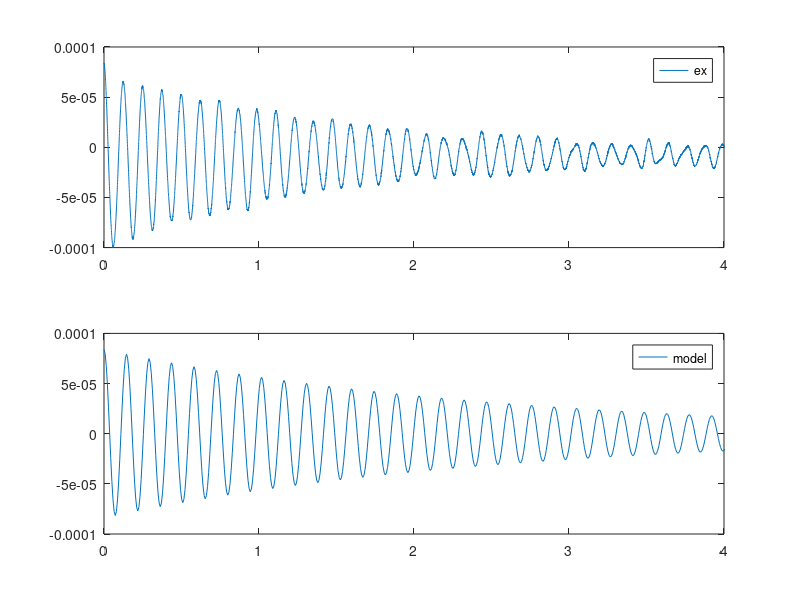

This figure's MATLAB source: (Note: this script raises an error after producing the figure.)
format 
clear
clc
close all
input=importdata('test2.txt');
avg = mean(input(:,2));
input(:,2) = (input(:,2)-avg)*1e-6;
st = min(find(input(:,2)<(8.39e-5)));
% input(:,1)=(input(:,1)-input(1,1))*400e-6;
tm = (0:1:length(input(st:end,1))-1)'.*400e-6;
ym = input(st:end,2);
% t0=find((input(1:end-1,1).*input(2:end,1))<0);
% t0=1;

k = 0.86*1272.8;
c = 1.8*0.2557; %1.8
m = 1.2180*0.48;
G = tf(1,[m c k]);


A = [0 1;-k/m -c/m];
B = [0 1/m]';
C = [1 0];
D = 0;
sys = ss(A,B,C,D);
[y t] = initial(sys,[8.39e-5 0]')


we = 2*pi*6.9
damp(G)
% Gd = c2d(G,400e-6);
% [y t] = impulse(In*Gd);


subplot(211); plot(tm,ym); legend('ex'); xlim([0 4])
subplot(212); plot(t, y); legend('model'); xlim([0 4])

sysd = c2d(sys,400e-6);
Q = diag([22000 0.001]);
R = 0.001;
lqr(A,B,Q,R)
lqrd(A,B,Q,R,400e-6)
% 
% 
% 
% T = 400e-6;             % Sampling period       
% Fs = 1/T;            % Sampling frequency 
% L = length(ym);             % Length of signal
% t = (0:L-1)*T;        % Time vector
% Y = fft(ym);
% P2 = abs(Y/L);
% P1 = P2(1:L/2+1);
% P1(2:end-1) = 2*P1(2:end-1);
% 
% f = Fs*(0:(L/2))/L;
% 
% 
% 
% figure(10)
% plot(f,P1) 
% title('Single-Sided Amplitude Spectrum of X(t)')
% xlabel('f (Hz)')
% ylabel('|P1(f)|')
% hold on
% 
% 
% T = 400e-6;             % Sampling period       
% Fs = 1/T;            % Sampling frequency 
% L = length(y);             % Length of signal
% t = (0:L-1)*T;        % Time vector
% Y = fft(y);
% P2 = abs(Y/L);
% P1 = P2(1:L/2+1);
% P1(2:end-1) = 2*P1(2:end-1);
% 
% f = Fs*(0:(L/2))/L;
% plot(f,P1) 
% title('Single-Sided Amplitude Spectrum of X(t)')
% xlabel('f (Hz)')
% ylabel('|P1(f)|'); xlim([0 15]); legend('ex')
% 
% 
% A = [0 1;-k/m -c/m];
% B = [0 1/m]';
% C = [1 0];
% D = 0;
% sys = ss(A,B,C,D);
% sysd = c2d(sys,400e-6);
% Q = diag([22000 0.1]);
% R = 0.001;
% lqr(A,B,Q,R)
% lqrd(A,B,Q,R,400e-6)